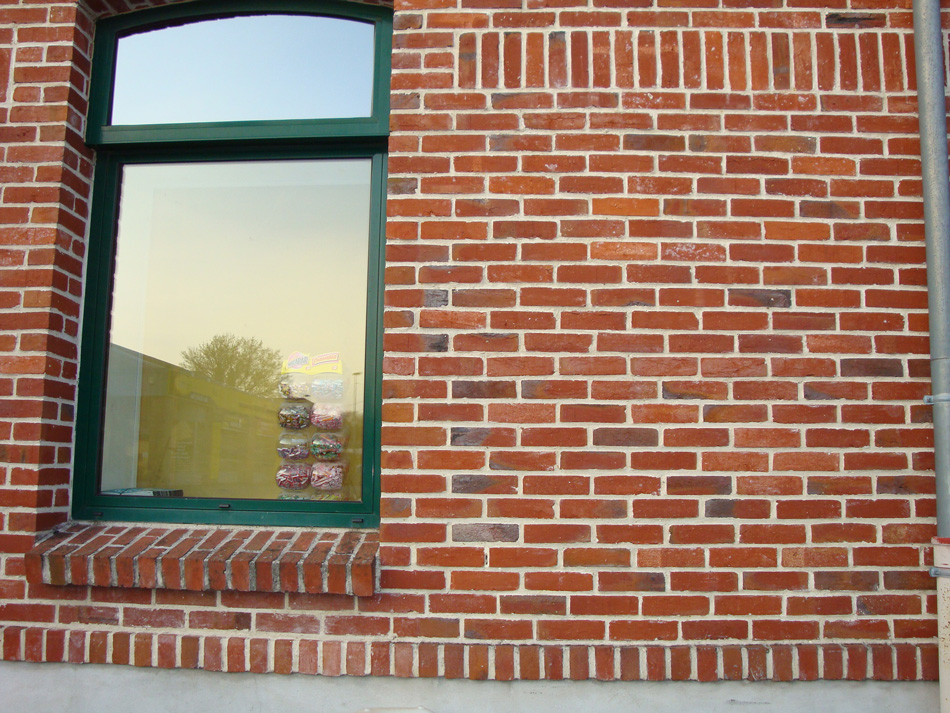
%> input picture facade-rouge.jpg, 950 x 713 px
$ octave LoadFacade.m   (GNU Octave 9; MATLAB toolbox functions it lacks are replaced by stand-ins)
%> lines starting %> are read from the running program, lines starting %| are printed output that depends on the picture
clear all;
close all;
% http://www.briqueterie-chimot.fr/wpcproduct/la-brique-rouge-chimot/

I=rgb2gray(imread('../../facade-rouge.jpg'));
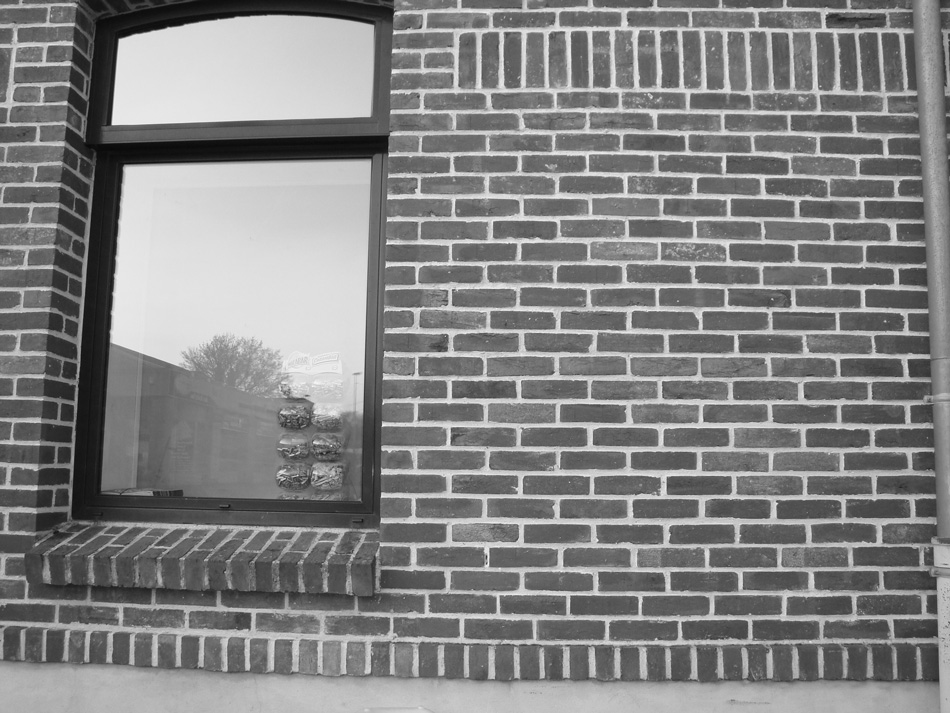
%> I: size 713x950 uint8; min 8, max 251, mean 130.8

J=imresize(I,0.6);
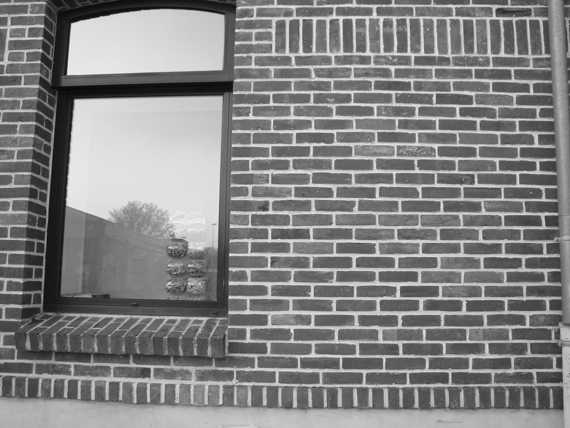
%> J: size 428x570 uint8; min 9, max 243, mean 130.8
[n,m]=size(J);
%> n = 428; m = 570

K=double(J);%(round(n/5):round(4.5*n/5),round(m/15):end);
OriginalImage=K;

K(152:202,340:450)=-1;
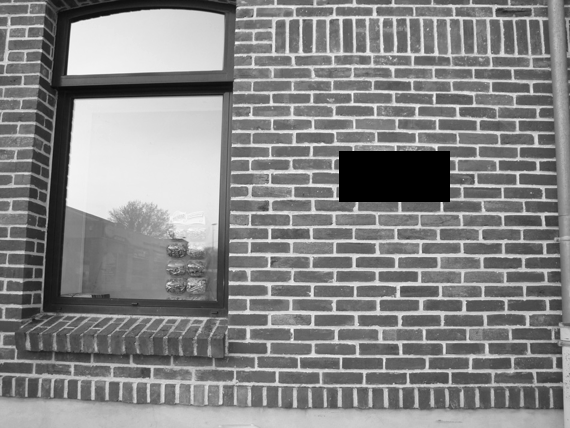
%> K: size 428x570 double; min -1, max 243, mean 127.7; drawn with min black and max white

figure
imshow(K,[-1,256])

CorruptedImage=K;

filename='../Movies/Facade.mat';
%save(filename,'CorruptedImage', 'OriginalImage');

$ run again, with Parc-du-Cinquantenaire-snow.jpg copied over facade-rouge.jpg
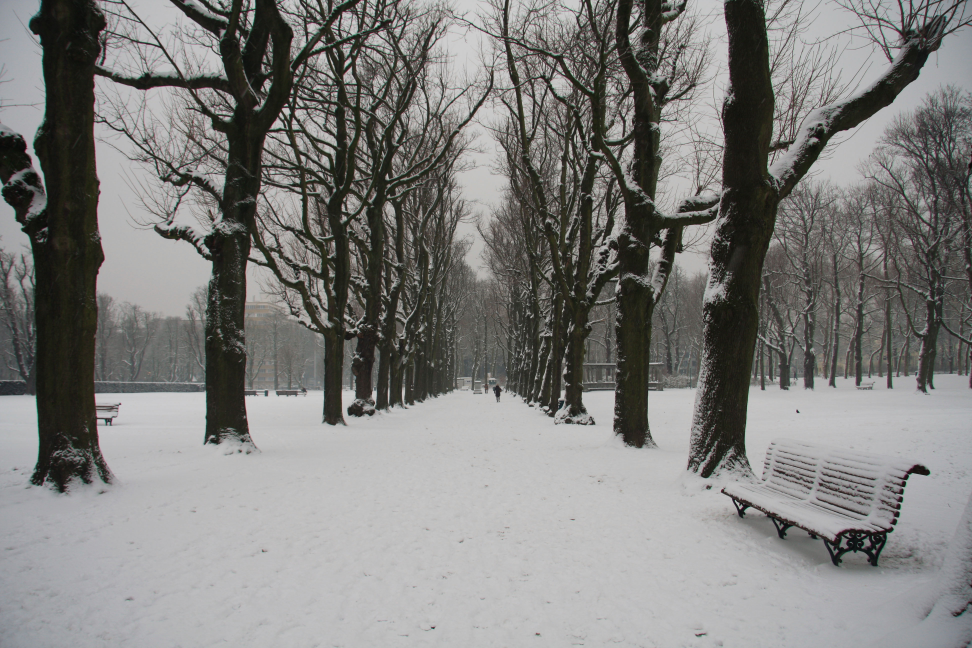
%> input picture Parc-du-Cinquantenaire-snow.jpg, 3888 x 2592 px (shown at 1/4 size)
%> `K(152:202,340:450)=-1;`:
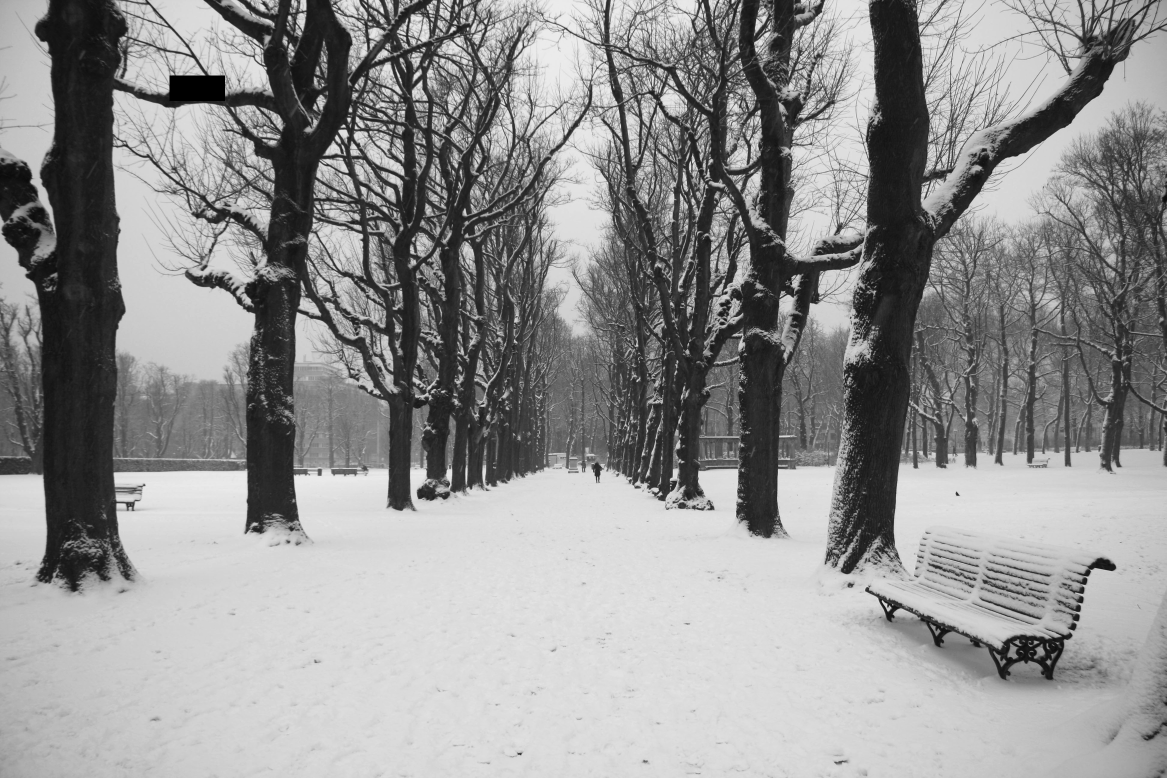
%> K: size 1556x2333 double (shown at 1/2 size); min -1, max 222, mean 126.2; drawn with min black and max white

$ run again, with Victorian_Street_Lamp.jpg copied over facade-rouge.jpg
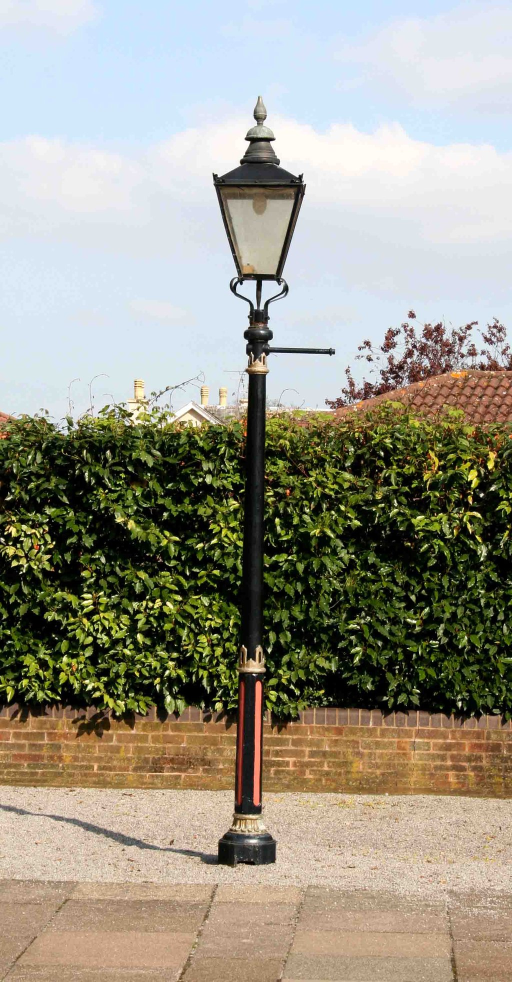
%> input picture Victorian_Street_Lamp.jpg, 1024 x 1963 px (shown at 1/2 size)
%> `J=imresize(I,0.6);`:
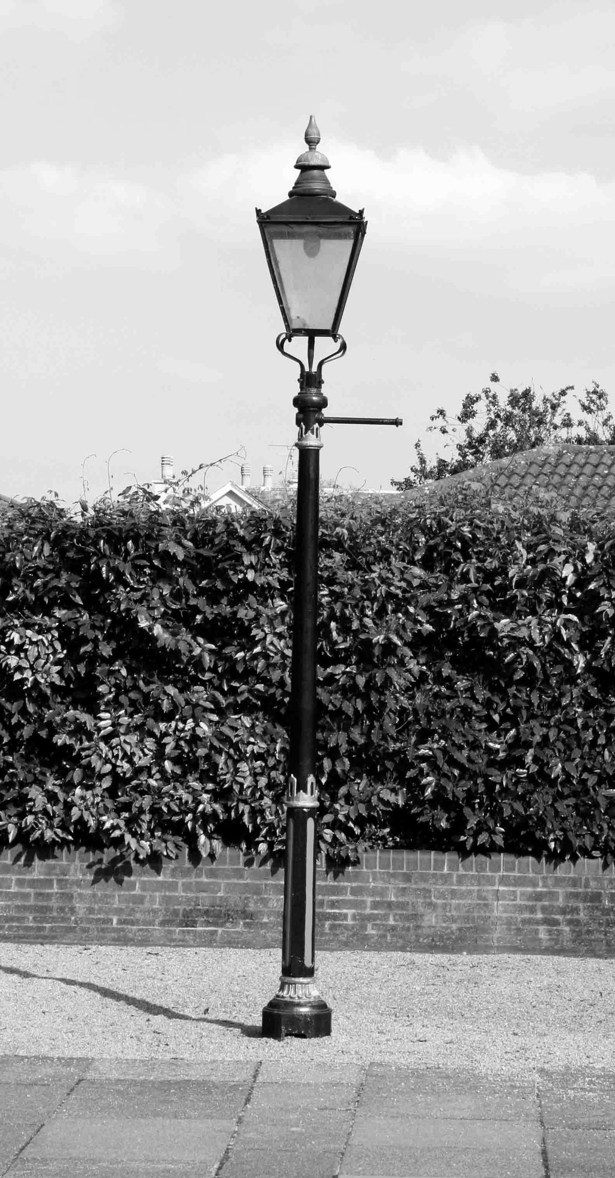
%> J: size 1178x615 uint8; min 0, max 255, mean 151
%> `K(152:202,340:450)=-1;`:
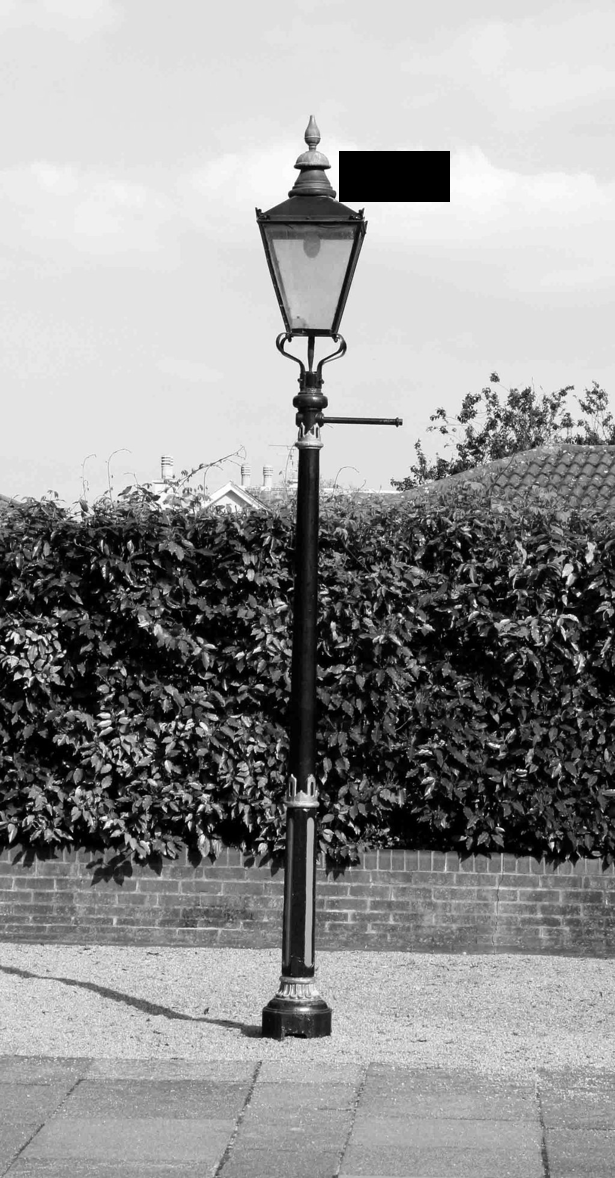
%> K: size 1178x615 double; min -1, max 255, mean 149.1; drawn with min black and max white

$ run again, with winter-park-snow-bench.jpg copied over facade-rouge.jpg
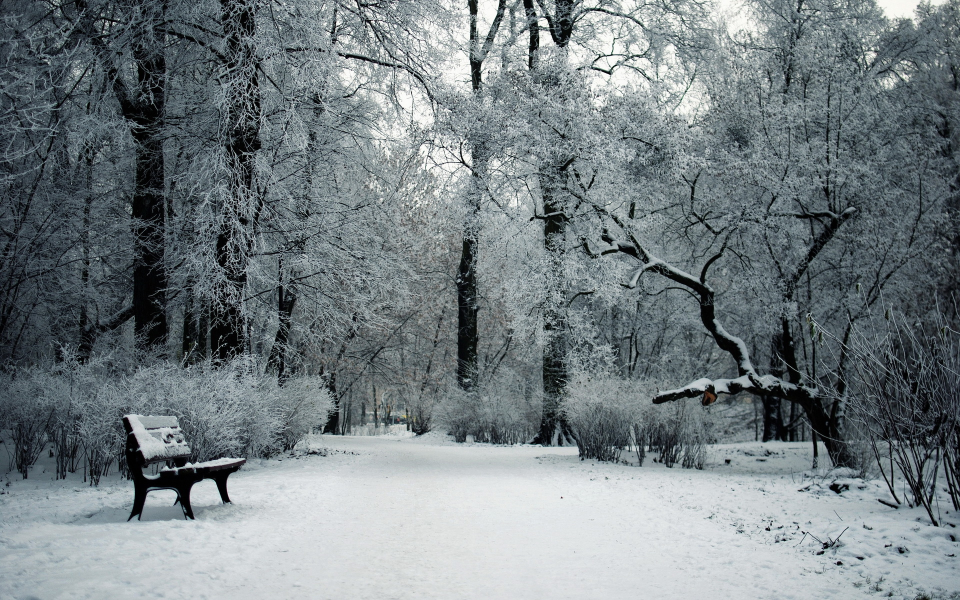
%> input picture winter-park-snow-bench.jpg, 1920 x 1200 px (shown at 1/2 size)
%> `J=imresize(I,0.6);`:
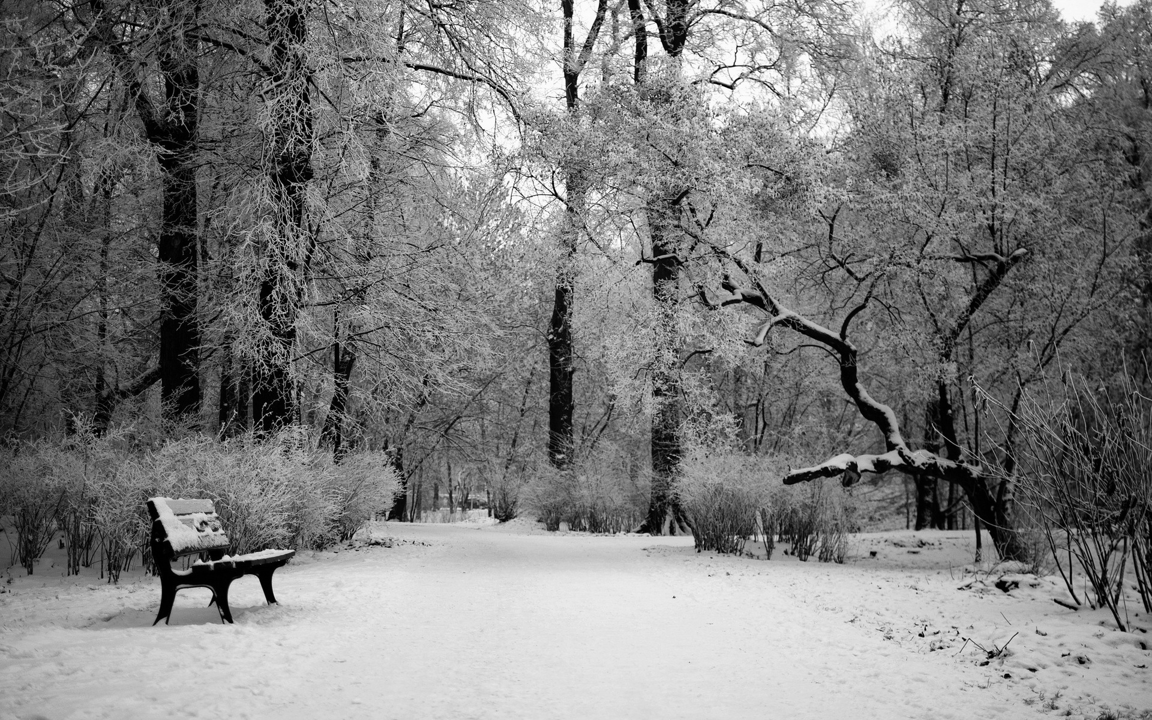
%> J: size 720x1152 uint8; min 0, max 255, mean 124.5
%> `K(152:202,340:450)=-1;`:
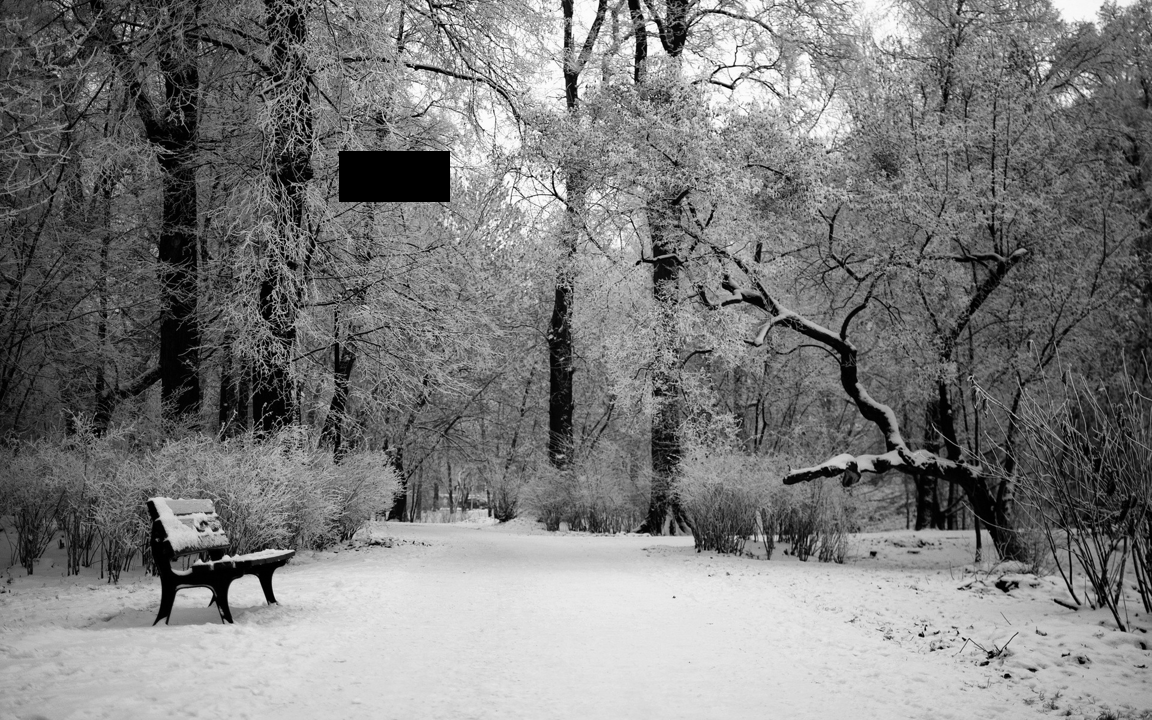
%> K: size 720x1152 double; min -1, max 255, mean 123.6; drawn with min black and max white
